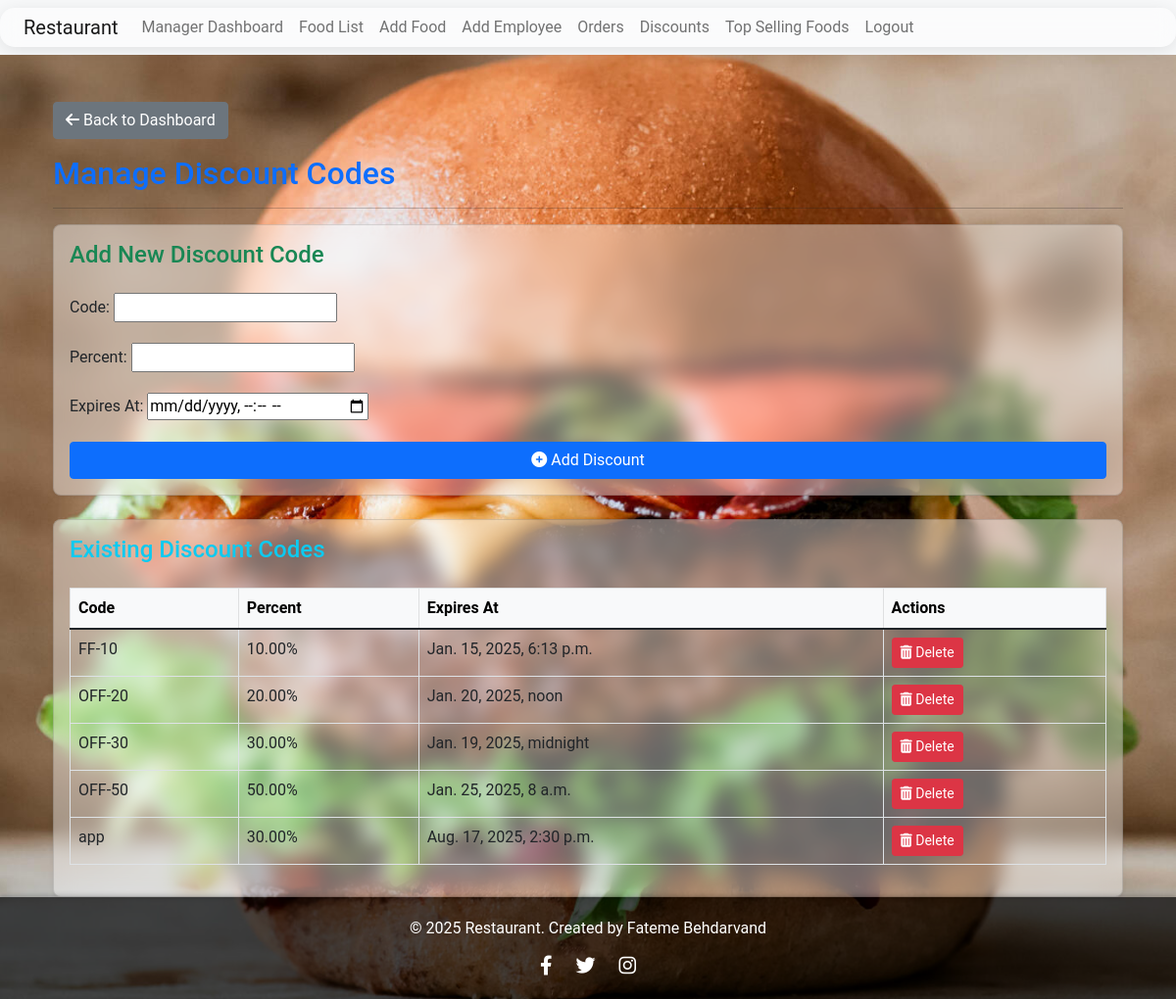
Screenshot of /discounts/ (signed in) with the database file from the repository.
### main/models.py (models this page shows, shortened)
class Discount(models.Model):
    code = models.CharField(max_length=20, unique=True)
    percent = models.DecimalField(max_digits=5, decimal_places=2)
    is_active = models.BooleanField(default=True)
    created_at = models.DateTimeField(auto_now_add=True)
    expires_at = models.DateTimeField(null=True, blank=True)

### main/views.py (the view, shortened to what this page needs)
# urls.py: path('discounts/', DiscountListCreateView.as_view(), name='discount_list'),
class DiscountListCreateView(AdminRequiredMixin, TemplateView):
    template_name = 'manager/discount_list.html'
    def get_context_data(self, **kwargs):
        context = super().get_context_data(**kwargs)
        context['discounts'] = Discount.objects.all()
        context['form'] = DiscountForm()
        return context

### main/forms.py
class DiscountForm(forms.ModelForm):
    class Meta:
        model = Discount
        fields = ['code', 'percent', 'expires_at']
        widgets = {
            'expires_at': forms.DateTimeInput(attrs={'type': 'datetime-local'}),
        }

### main/views.py (called while the page is built)
    def test_func(self):
        return self.request.user.is_staff

### main/templates/manager/discount_list.html (shortened to what this page needs)
{% extends 'base_generic.html' %}
{% block content %}
<div class="container mt-5">
  <div class="mb-3">
    <a href="{% url 'manager_dashboard' %}" class="btn btn-secondary">
      <i class="fas fa-arrow-left"></i> Back to Dashboard
    </a>
  </div>
  <h2 class="text-primary">Manage Discount Codes</h2>
  <hr>
  <div class="card mb-4 shadow-sm" style="border-radius: 8px;">
    <div class="card-body">
      <h4 class="text-success mb-4">Add New Discount Code</h4>
      <form method="post" class="needs-validation" novalidate>
        <div class="form-group mb-3">
          <label for="id_code" class="form-label">Code:</label>
          {{ form.code}}
        </div>
        <div class="form-group mb-3">
          <label for="id_percent" class="form-label">Percent:</label>
          {{ form.percent}}
        </div>
        <div class="form-group mb-3">
          <label for="id_expires_at" class="form-label">Expires At:</label>
          {{ form.expires_at }}
        </div>
        <button type="submit" class="btn btn-primary w-100">
          <i class="fas fa-plus-circle"></i> Add Discount
        </button>
      </form>
    </div>
  </div>
  <div class="card shadow-sm" style="border-radius: 8px;">
    <div class="card-body">
      <h4 class="text-info mb-4">Existing Discount Codes</h4>
      <table class="table table-bordered table-hover">
        <thead class="table-light">
          <tr>
            <th>Code</th>
            <th>Percent</th>
            <th>Expires At</th>
            <th>Actions</th>
          </tr>
        </thead>
        <tbody>
          {% for discount in discounts %}
          <tr>
            <td>{{ discount.code }}</td>
            <td>{{ discount.percent }}%</td>
            <td>{{ discount.expires_at }}</td>
            <td>
              <form method="post" action="{% url 'discount_delete' discount.pk %}" style="display: inline;">
                <button type="submit" class="btn btn-danger btn-sm">
                  <i class="fas fa-trash-alt"></i> Delete
                </button>
              </form>
            </td>
          </tr>
          {% empty %}
          <tr>
            <td colspan="4" class="text-center text-muted">No discount codes found.</td>
          </tr>
          {% endfor %}
        </tbody>
      </table>
    </div>
  </div>
</div>
{% endblock %}

### main/templates/base_generic.html (style rules this page uses)
body { font-family: "Roboto", sans-serif; background-image: url('/media/food_images/74675-ultimate-burger.jpg'); background-size: cover; background-position: center; background-attachment: fixed; }
.container-fluid, .card, .list-group-item { background-color: rgba(255, 255, 255, 0.4); backdrop-filter: blur(10px); border-radius: 15px; box-shadow: 0 4px 20px rgba(0, 0, 0, 0.1); transition: all 0.3s ease; }

### rows the page displays
Discount: code "FF-10", percent "10.00", expires_at "Jan. 15, 2025, 6:13 p.m."
Discount: code "OFF-20", percent "20.00", expires_at "Jan. 20, 2025, noon"
Discount: code "OFF-30", percent "30.00", expires_at "Jan. 19, 2025, midnight"
Discount: code "OFF-50", percent "50.00", expires_at "Jan. 25, 2025, 8 a.m."
Discount: code "app", percent "30.00", expires_at "Aug. 17, 2025, 2:30 p.m."
